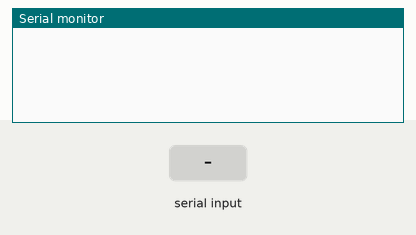
Simulated run of this sketch. Board: Arduino Uno, built with avr-gcc and run on an emulated ATmega328P. Parts: the last lines printed to the serial monitor. The inputs (shaded band) are chosen by the test bench. The modem accepts every AT command (registered, SIM ready, sends succeed) and sends nothing else.

Above: at 6.2 s.
6.3 s: "+RCV" received over Serial
At 8.1 s:
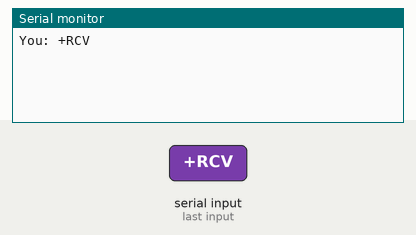
8.8 s: "+RCV" received over the second serial link
At 11.0 s:
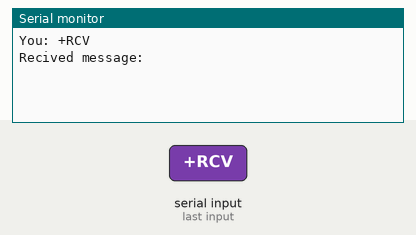
11.3 s: "," received over Serial
At 13.1 s:
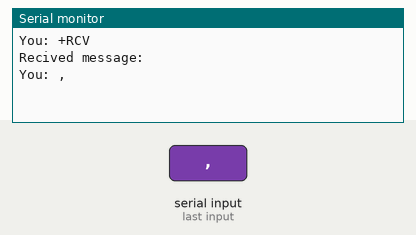
13.8 s: "5\n" received over Serial
At 16.2 s:
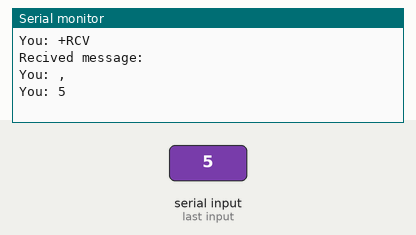

Measured:
- after the input at 6.3 s, the serial monitor: prints a new line after 1.0 s (image 1)
- after the input at 8.8 s, the serial monitor: prints a new line after 1.0 s (image 2)
- after the input at 11.3 s, the serial monitor: prints a new line after 1.0 s (image 3)
- after the input at 13.8 s, the serial monitor: prints a new line after 1.0 s (image 4)

The sketch:

LoRa_1.ino
```cpp
#include <SoftwareSerial.h>
SoftwareSerial Reyax(10, 11); // RX, TX
String message;
String received;
void setup()
{
  // put your setup code here, to run once:
  setUp();

}

void loop()
{
  // put your main code here, to run repeatedly:
  receive();
  if (Serial.available()>0)
  {
    String toSend = Serial.readString();
    send(toSend, 1);
    Serial.print("You: ");
    Serial.println(toSend);
  }
  //autoSend();

}
```

Auto_Send.ino
```cpp
void autoSend()
{
  send("Hoi123", 1);
  delay(3000);
}
```

Receive.ino
```cpp
void receive()
{
  if (Reyax.available())
  {
    String received = Reyax.readString();
    //Serial.print(received);


    if (received.indexOf("+RCV") >= 0)
    {
      int delimiter, delimiter_1, delimiter_2, delimiter_3;
      delimiter = received.indexOf(",");
      delimiter_1 = received.indexOf(",", delimiter + 1);
      delimiter_2 = received.indexOf(",", delimiter_1 + 1);
      delimiter_3 = received.indexOf(",", delimiter_2 + 1);
      int lengthMessage = received.substring(delimiter+1,delimiter_1).toInt();

      String message = received.substring(delimiter_1+1, delimiter_1 + lengthMessage+1);
      Serial.print("Recived message: ");
      Serial.println(message);
    }
  }
  else
  {
    Serial.print(received);
  }
}
```

Send.ino
```cpp
void send(String Transmit, int address) {
  int TransmitLength = Transmit.length();
  String message = "AT+SEND=" + String(address) + "," + String(TransmitLength) + "," + Transmit + "\n\r";
  Reyax.println(message);
  //Serial.println(message);
}
```

setUp.ino
```cpp
void setUp() {
  // Open serial communications and wait for port to open:
  Serial.begin(115200);
  Reyax.begin(115200);
  while (!Serial)
  {
    ; // wait for serial port to connect. Needed for native USB port only
  }
  delay(1000);

  Reyax.print("AT\r\n");
  delay(1000);

  Reyax.print("AT+BAND=915000000\r\n");
  delay(1000);   //wait for module to respond

  Reyax.print("AT+ADDRESS=0\r\n");   //needs to be unique
  delay(1000);   //wait for module to respond

  Reyax.print("AT+NETWORKID=0\r\n");   //needs to be same for receiver and transmitter
  delay(1000);   //wait for module to respond

}
```
